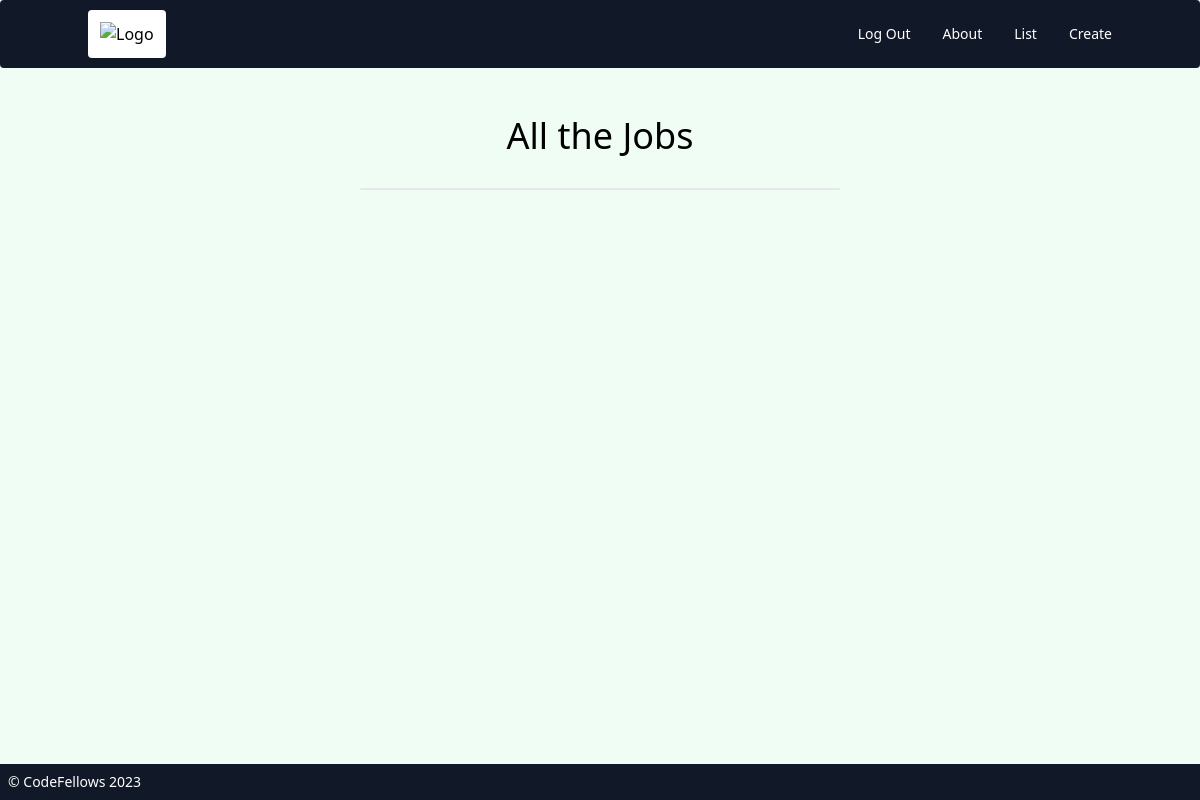
/jobs/ (signed in), run on an earlier commit of the app's database.
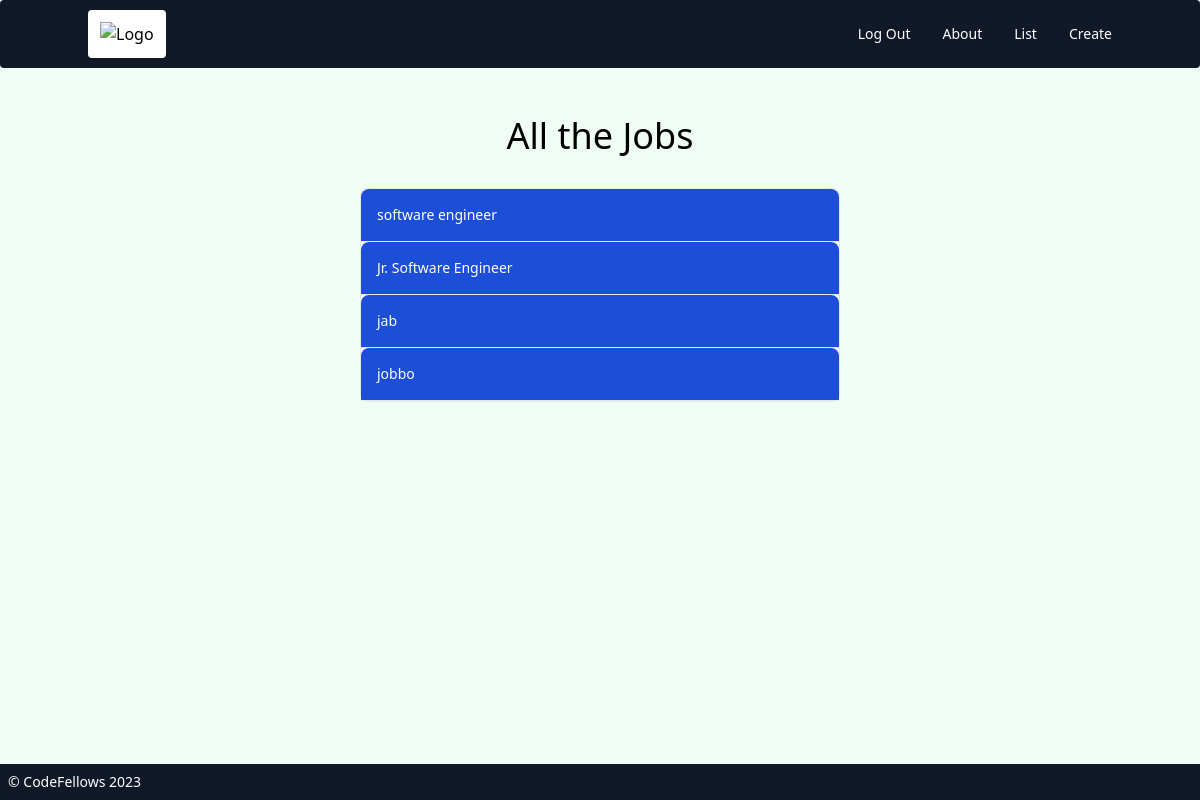
And on a later commit of the database.
### jobs/models.py (models this page shows, shortened)
class Job(models.Model):
    owner = models.ForeignKey(
        get_user_model(), on_delete=models.CASCADE, null=True, blank=True
    )
    company = models.TextField(blank=True)
    job_title = models.TextField(blank=True)
    date_applied = models.DateField()
    notes = models.TextField(blank=True)
    method_of_applications = models.TextField(blank=True)
    referrals = models.TextField(blank=True)
    first = models.BooleanField(default=False)
    second = models.BooleanField(default=False)
    third = models.BooleanField(default=False)
    rejected = models.BooleanField(default=False)
    offer = models.BooleanField(default=False)

### jobs/views_front.py (the view)
class JobListView(LoginRequiredMixin, ListView):
    template_name = "jobs/job_list.html"
    model = Job
    context_object_name = "jobs"

### templates/jobs/job_list.html
{% extends 'base.html' %}
{% load static %}
{% block content %}
<div class="space-y-8 p-8">
  <h1 class="text-4xl text-center">All the Jobs</h1>
  <div
    class="w-1/2 mx-auto text-sm font-medium text-gray-900 bg-white border border-gray-200 rounded-lg dark:bg-gray-700 dark:border-gray-600 dark:text-white">
    {% for job in jobs %}
    <a href="{% url 'job_detail' job.pk %}" aria-current="true"
      class="block w-full px-4 py-4 text-white bg-blue-700 border-b border-gray-200 rounded-t-lg cursor-pointer dark:bg-gray-800 dark:border-gray-600">
      {{ job.job_title }}
    </a>
    {% endfor %}
  </div>
</div>
{% endblock content %}

What changed in the data, as far as the page shows it:
added Job: job_title "software engineer"
added Job: job_title "Jr. Software Engineer"
added Job: job_title "jab"
added Job: job_title "jobbo"
